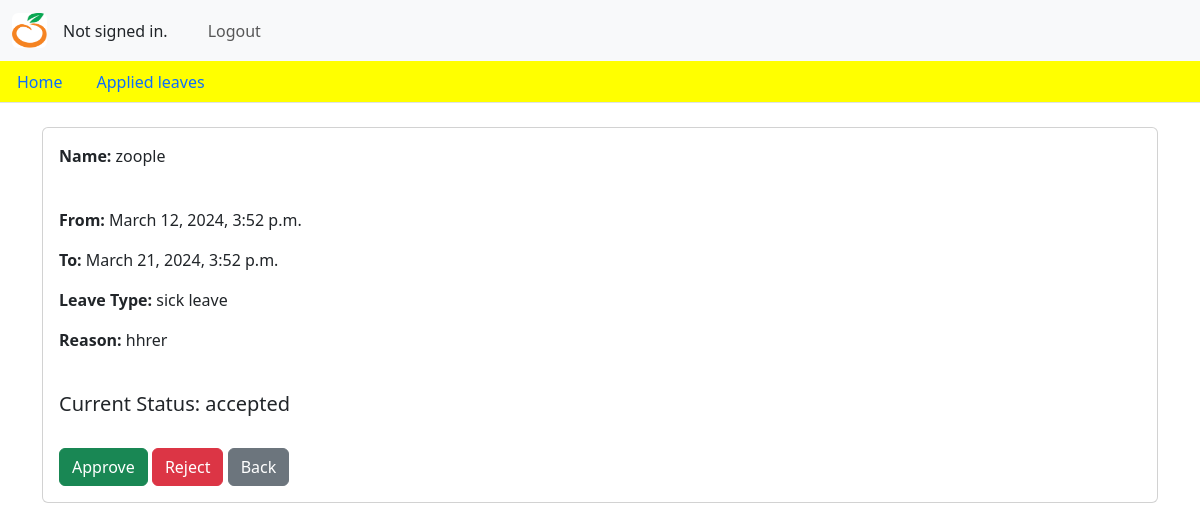
The app's page /leave_lists/13 with its own data.
### adminapp/models.py (models this page shows, shortened)
class addLeave(models.Model):
    username = models.CharField(max_length = 100)
    user_id = models.CharField(max_length=10)
    fromDate = models.DateTimeField()
    toDate = models.DateTimeField()
    reason = models.CharField(max_length=20, choices=CHOICES)
    comment = models.TextField()
    status = models.CharField(max_length=10, choices=STATUS_CHOICES, default='pending')

### adminapp/views.py (the view)
# urls.py: path('leave_lists/<int:leave_id>', views.leave_lists, name='leave_lists'),
def leave_lists(request, leave_id):
    leave_list = addLeave.objects.get(id=leave_id)
    return render(request, 'leaveApplicationdetails.html', {'leave_info': leave_list})

### adminapp/context_processors.py (called while the page is built)
def is_superuser(request):
    if request.user.is_authenticated:
        return {'is_superuser': request.user.is_superuser}
    return {'is_superuser': False}

### templates/leaveApplicationdetails.html (shortened to what this page needs)
{% include 'home.html' %}
    {% block content %}
        <div class="container mt-4">
            <div class="card">
                <div class="card-body">
                    <p class="card-text"><b>Name:</b> {{ leave_info.username }}</p> <br>
                    <p class="card-text"><b>From:</b> {{ leave_info.fromDate }}</p>
                    <p class="card-text"><b>To:</b> {{ leave_info.toDate }}</p>
                    <p class="card-text"><b>Leave Type:</b> {{ leave_info.reason }}</p>
                    <p class="card-text"><b>Reason:</b> {{ leave_info.comment }}</p> <br>
                    <h5 class="card-title">Current Status: {{ leave_info.status }}</h5> <br>
                    <form action="{% url 'approve_leave' leave_info.id %}" method="POST" style="display: inline;">
                        <button class="btn btn-success" type="submit">Approve</button>
                    </form>
                    <form action="{% url 'reject_leave' leave_info.id %}" method="POST" style="display: inline;">
                        <button class="btn btn-danger" type="submit">Reject</button>
                    </form>
                    <a href="{% url 'leave_content' %}" class="btn btn-secondary">Back</a>
                </div>
            </div>
        </div>
    {% endblock %}

### static/css/style.css (style rules this page uses)
* { margin: 0%; padding: 0%; }
body { padding-top: 61px; background-image: url('/zproj/static/asset/orangeHome.png'); background-size: cover; background-position: center; }

### records on screen
addLeave: username "zoople", fromDate "March 12, 2024, 3:52 p.m.", toDate "March 21, 2024, 3:52 p.m.", reason "sick leave", comment "hhrer", status "accepted"
